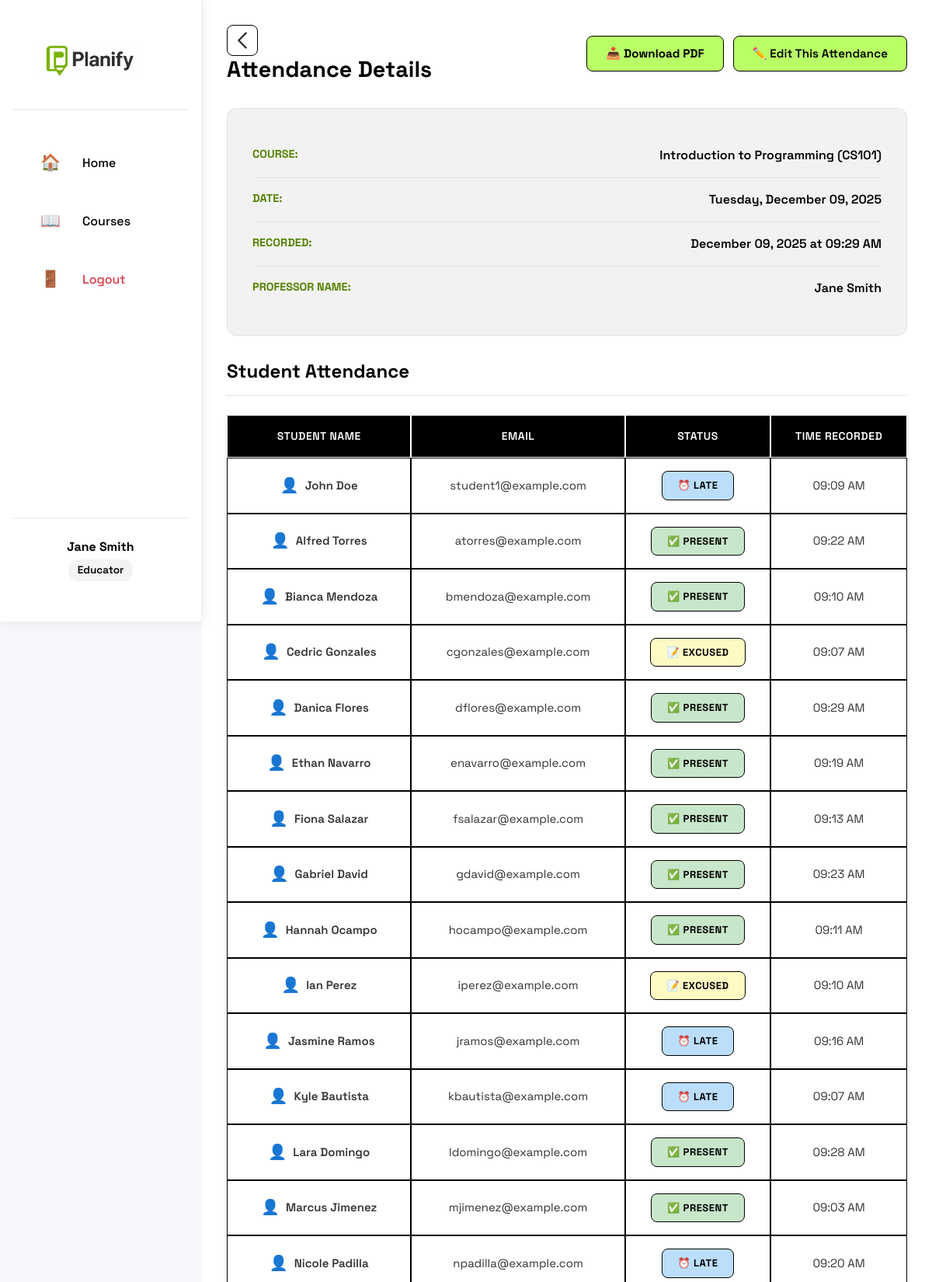
/educator/course/1/attendance/view/2025-12-09 (signed in, upper part), run on the app's committed database.
### models.py (models this page shows, shortened)
class User(db.Model, UserMixin):
    id = db.Column(db.Integer, primary_key=True)
    first_name = db.Column(db.String(20), nullable=False)
    last_name = db.Column(db.String(20), nullable=False)
    username = db.Column(db.String(20), unique=True, nullable=False)
    email = db.Column(db.String(120), unique=True, nullable=False)
    contact_number = db.Column(db.String(11), nullable=False)
    password = db.Column(db.String(255), nullable=False)
    role = db.Column(db.String(10), nullable=False)
    courses = db.relationship('Course', backref='educator', lazy=True, cascade='all, delete-orphan')
    lesson_plans = db.relationship('LessonPlan', backref='creator', lazy=True, cascade='all, delete-orphan')
    enrollments = db.relationship('Enrollment', backref='student', lazy=True, cascade='all, delete-orphan')

class Course(db.Model):
    id = db.Column(db.Integer, primary_key=True)
    course_name = db.Column(db.String(100), nullable=False)
    course_code = db.Column(db.String(20), nullable=False)
    block_section = db.Column(db.String(20), nullable=False)
    description = db.Column(db.Text, nullable=True)
    educator_id = db.Column(db.Integer, db.ForeignKey('user.id'), nullable=False)
    created_at = db.Column(db.DateTime, default=datetime.utcnow)
    enrollment_code = db.Column(db.String(10), unique=True, nullable=False)
    lesson_plans = db.relationship('LessonPlan', backref='course', lazy=True, cascade='all, delete-orphan')
    enrollments = db.relationship('Enrollment', backref='course', lazy=True, cascade='all, delete-orphan')
    attendance_records = db.relationship('AttendanceRecord', backref='course', lazy=True, cascade='all, delete-orphan')

class AttendanceRecord(db.Model):
    id = db.Column(db.Integer, primary_key=True)
    course_id = db.Column(db.Integer, db.ForeignKey('course.id'), nullable=False)
    student_id = db.Column(db.Integer, db.ForeignKey('user.id'), nullable=False)
    date = db.Column(db.Date, nullable=False)
    status = db.Column(db.String(10), nullable=False)  # present, absent, excused, late
    recorded_by = db.Column(db.Integer, db.ForeignKey('user.id'), nullable=False)
    recorded_at = db.Column(db.DateTime, default=datetime.utcnow)
    recorder = db.relationship('User', foreign_keys=[recorded_by])
    __table_args__ = (db.UniqueConstraint('student_id', 'course_id', 'date', name='unique_attendance'),)

class Enrollment(db.Model):
    id = db.Column(db.Integer, primary_key=True)
    student_id = db.Column(db.Integer, db.ForeignKey('user.id'), nullable=False)
    course_id = db.Column(db.Integer, db.ForeignKey('course.id'), nullable=False)
    enrolled_at = db.Column(db.DateTime, default=datetime.utcnow)
    __table_args__ = (db.UniqueConstraint('student_id', 'course_id', name='unique_enrollment'),)

### routes.py (the view)
@app.route('/educator/course/<int:course_id>/attendance/view/<date_str>')
@login_required
def view_attendance_date(course_id, date_str):
    if current_user.role != 'educator':
        flash("Access denied.", "error")
        return redirect(url_for('home'))
    course = Course.query.get_or_404(course_id)
    if course.educator_id != current_user.id:
        flash("Access denied.", "error")
        return redirect(url_for('educator_courses'))
    from datetime import datetime
    attendance_date = datetime.strptime(date_str, '%Y-%m-%d').date()
    records = AttendanceRecord.query.filter_by(
        course_id=course_id,
        date=attendance_date
    ).order_by(AttendanceRecord.recorded_at.desc()).all()
    enrollments = Enrollment.query.filter_by(course_id=course_id).all()
    attendance_dict = {record.student_id: record for record in records}
    return render_template('view_attendance_detail.html',
                           course=course,
                           attendance_date=attendance_date,
                           records=records,
                           enrollments=enrollments,
                           attendance_dict=attendance_dict)

### app.py (called while the page is built)
@login_manager.user_loader
def load_user(user_id):
    return User.query.get(int(user_id))

### templates/view_attendance_detail.html
{% extends "educator_base.html" %}
{% block content %}
<div class="attendance-detail-container">
    <div class="detail-header">
    <div class="header-left">
        <a href="{{ url_for('attendance_history', course_id=course.id) }}" class="back-icon-btn">
            <img src="{{ url_for('static', filename='pictures/back-button.png') }}" alt="Back">
        </a>
        <h2>Attendance Details</h2>
    </div>
    <div class="header-actions">
        <a href="{{ url_for('download_attendance_pdf', course_id=course.id, date_str=attendance_date.strftime('%Y-%m-%d')) }}"
           class="download-pdf-btn">
            📥 Download PDF
        </a>
        <a href="{{ url_for('course_attendance', course_id=course.id) }}?date={{ attendance_date.strftime('%Y-%m-%d') }}"
           class="edit-attendance-btn">
            ✏️ Edit This Attendance
        </a>
    </div>
</div>
    <div class="detail-info-card">
        <div class="info-item">
            <span class="info-label">Course:</span>
            <span class="info-value">{{ course.course_name }} ({{ course.course_code }})</span>
        </div>
        <div class="info-item">
            <span class="info-label">Date:</span>
            <span class="info-value">{{ attendance_date.strftime('%A, %B %d, %Y') }}</span>
        </div>
        {% if records %}
        <div class="info-item">
            <span class="info-label">Recorded:</span>
            <span class="info-value">{{ records[0].recorded_at.strftime('%B %d, %Y at %I:%M %p') }}</span>
        </div>
        <div class="info-item">
            <span class="info-label">Professor Name:</span>
            <span class="info-value">{{ records[0].recorder.first_name }} {{ records[0].recorder.last_name }}</span>
        </div>
        {% endif %}
    </div>
    <div class="attendance-detail-table">
        <h3>Student Attendance</h3>
        <table class="detail-table">
            <thead>
                <tr>
                    <th>Student Name</th>
                    <th>Email</th>
                    <th>Status</th>
                    <th>Time Recorded</th>
                </tr>
            </thead>
            <tbody>
                {% for enrollment in enrollments %}
                {% set student = enrollment.student %}
                {% set record = attendance_dict.get(student.id) %}
                <tr>
                    <td>
                        <div class="student-info">
                            <span class="student-icon">👤</span>
                            {{ student.first_name }} {{ student.last_name }}
                        </div>
                    </td>
                    <td>{{ enrollment.student.email }}</td>
                    <td>
                        {% if record %}
                            <span class="status-badge {{ record.status }}">
                                {% if record.status == 'present' %}✅ Present
                                {% elif record.status == 'absent' %}❌ Absent
                                {% elif record.status == 'late' %}⏰ Late
                                {% elif record.status == 'excused' %}📝 Excused
                                {% endif %}
                            </span>
                        {% else %}
                            <span class="status-badge not-recorded">⚠️ Not Recorded</span>
                        {% endif %}
                    </td>
                    <td>
                        {% if record %}
                            {{ record.recorded_at.strftime('%I:%M %p') }}
                        {% else %}
                            -
                        {% endif %}
                    </td>
                </tr>
                {% endfor %}
            </tbody>
        </table>
    </div>
</div>
{% endblock %}

### templates/educator_base.html (shortened to what this page needs)
<!doctype html>
<html lang="en">
<head>
    <link rel="stylesheet" href="{{ url_for('static', filename='style.css') }}">
</head>
<body class="educator-layout">
    <aside class="sidebar">
        <div class="sidebar-header">
            <a href="{{ url_for('educator_home') }}" class="logo">
            <img src="{{ url_for('static', filename='pictures/logo.png') }}" alt="Planify Logo">
        </a>
        </div>
        <nav class="sidebar-nav">
            <a href="{{ url_for('educator_home') }}" class="nav-item">
                <span class="icon">🏠</span>
                <span>Home</span>
            </a>
            <a href="{{ url_for('educator_courses') }}" class="nav-item">
                <span class="icon">📖</span>
                <span>Courses</span>
            </a>
            <a href="{{ url_for('logout') }}" class="nav-item logout-item">
                <span class="icon">🚪</span>
                <span>Logout</span>
            </a>
        </nav>
        <div class="sidebar-footer">
            <div class="user-info">
                <p class="user-name">{{ current_user.first_name }} {{ current_user.last_name }}</p>
                <p class="user-role">Educator</p>
            </div>
        </div>
    </aside>
    <div class="main-content">
        <main class="content">
            {% block content %}
            {% endblock %}
        </main>
    </div>
</body>
</html>

### data on the page
User: first_name "Jane", last_name "Smith"
Course: course_name "Introduction to Programming", course_code "CS101"
AttendanceRecord: recorded_at "December 09, 2025 at 09:29 AM", recorded_at "09:29 AM"
Enrollment: student.email "student1@example.com", shows "⏰ LATE"
User: first_name "John", last_name "Doe"
AttendanceRecord: recorded_at "09:09 AM"
Enrollment: student.email "atorres@example.com", shows "✅ PRESENT"
User: first_name "Alfred", last_name "Torres"
AttendanceRecord: recorded_at "09:22 AM"
Enrollment: student.email "bmendoza@example.com", shows "✅ PRESENT"
User: first_name "Bianca", last_name "Mendoza"
AttendanceRecord: recorded_at "09:10 AM"
Enrollment: student.email "cgonzales@example.com", shows "📝 EXCUSED"
User: first_name "Cedric", last_name "Gonzales"
AttendanceRecord: recorded_at "09:07 AM"
Enrollment: student.email "dflores@example.com", shows "✅ PRESENT"
User: first_name "Danica", last_name "Flores"
Enrollment: student.email "enavarro@example.com", shows "✅ PRESENT"
User: first_name "Ethan", last_name "Navarro"
AttendanceRecord: recorded_at "09:19 AM"
Enrollment: student.email "fsalazar@example.com", shows "✅ PRESENT"
User: first_name "Fiona", last_name "Salazar"
AttendanceRecord: recorded_at "09:13 AM"
Enrollment: student.email "gdavid@example.com", shows "✅ PRESENT"
User: first_name "Gabriel", last_name "David"
AttendanceRecord: recorded_at "09:23 AM"
Enrollment: student.email "hocampo@example.com", shows "✅ PRESENT"
User: first_name "Hannah", last_name "Ocampo"
AttendanceRecord: recorded_at "09:11 AM"
Enrollment: student.email "iperez@example.com", shows "📝 EXCUSED"
User: first_name "Ian", last_name "Perez"
AttendanceRecord: recorded_at "09:10 AM"
Enrollment: student.email "jramos@example.com", shows "⏰ LATE"
User: first_name "Jasmine", last_name "Ramos"
AttendanceRecord: recorded_at "09:16 AM"
Enrollment: student.email "kbautista@example.com", shows "⏰ LATE", recorded_at "09:07 AM"
User: first_name "Kyle", last_name "Bautista"
Enrollment: student.email "ldomingo@example.com", shows "✅ PRESENT", recorded_at "09:28 AM"
User: first_name "Lara", last_name "Domingo"
Enrollment: student.email "mjimenez@example.com", shows "✅ PRESENT", recorded_at "09:03 AM"
User: first_name "Marcus", last_name "Jimenez"
Enrollment: student.email "npadilla@example.com", shows "⏰ LATE", recorded_at "09:20 AM"
User: first_name "Nicole", last_name "Padilla"

### other printed values
{{ attendance_date.strftime('%A, %B %d, %Y') }} "Tuesday, December 09, 2025"
